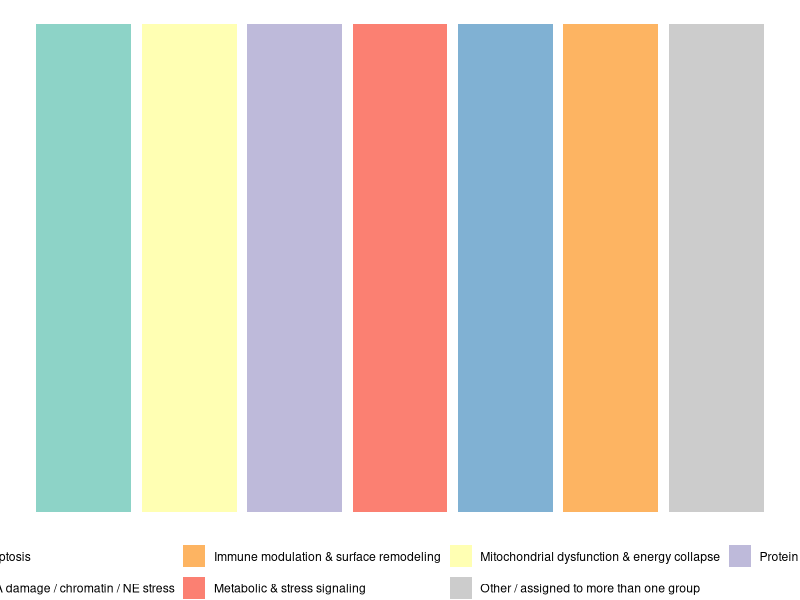

Source code (R):
library(ggplot2)

# Farb-Vektor
Category <- c(
  "DNA damage / chromatin / NE stress"          = "#8DD3C7",
  "Mitochondrial dysfunction & energy collapse" = "#FFFFB3",
  "Protein misfolding & ER stress"              = "#BEBADA",
  "Metabolic & stress signaling"                = "#FB8072",
  "Apoptosis"                                   = "#80B1D3",
  "Immune modulation & surface remodeling"      = "#FDB462",
  "Other / assigned to more than one group"     = "#CCCCCC"
)

# Dummy-Plot nur für die Legende
legend_plot <- ggplot(
  data.frame(x = 1:7, y = 1, Category = names(Category)),
  aes(x, y, fill = Category)
) +
  geom_col() +
  scale_fill_manual(
    name   = "Category",   # 👈 Legendentitel
    values = Category
  ) +
  guides(
    fill = guide_legend(nrow = 2)  # 👈 2 Zeilen
  ) +
  theme_void() +
  theme(
    legend.position = "bottom"
  )

legend_plot
